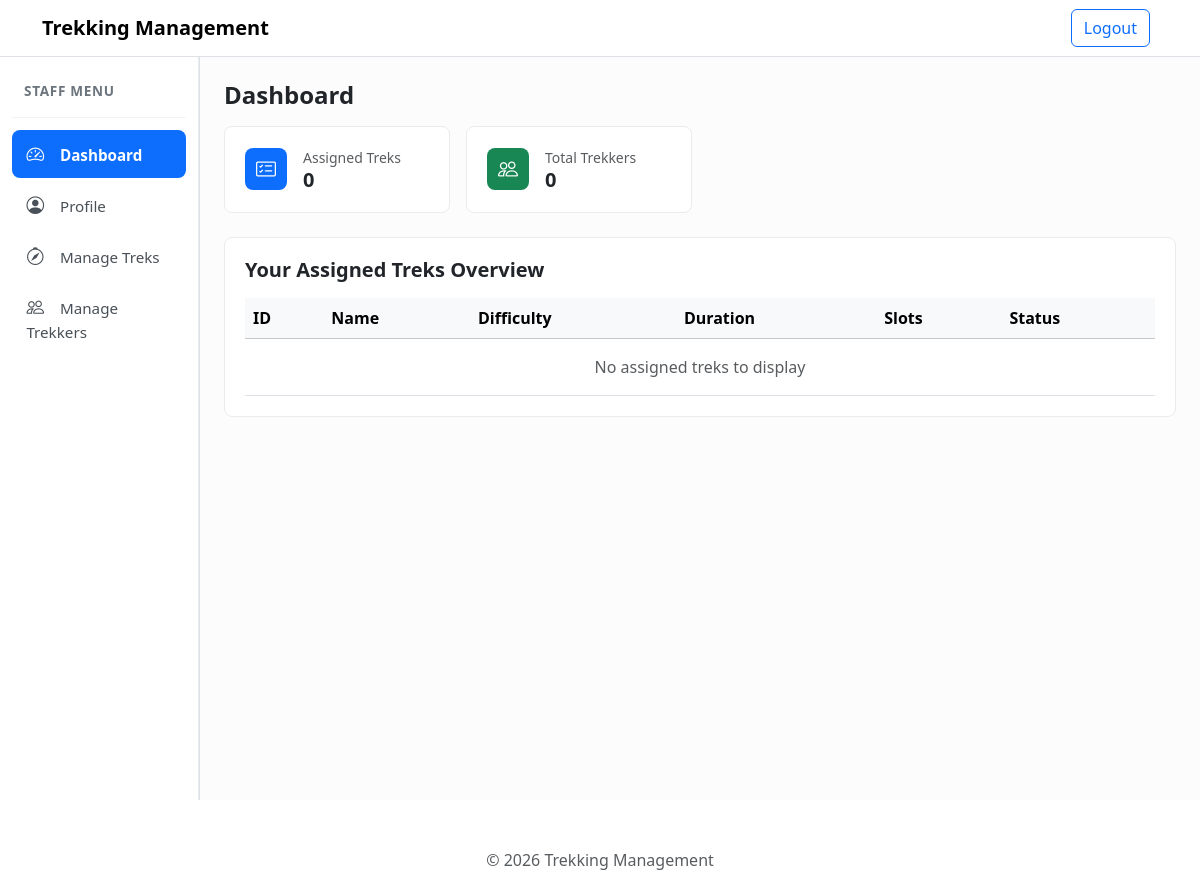
Page /staff-dashboard (signed in) on the earlier database version.
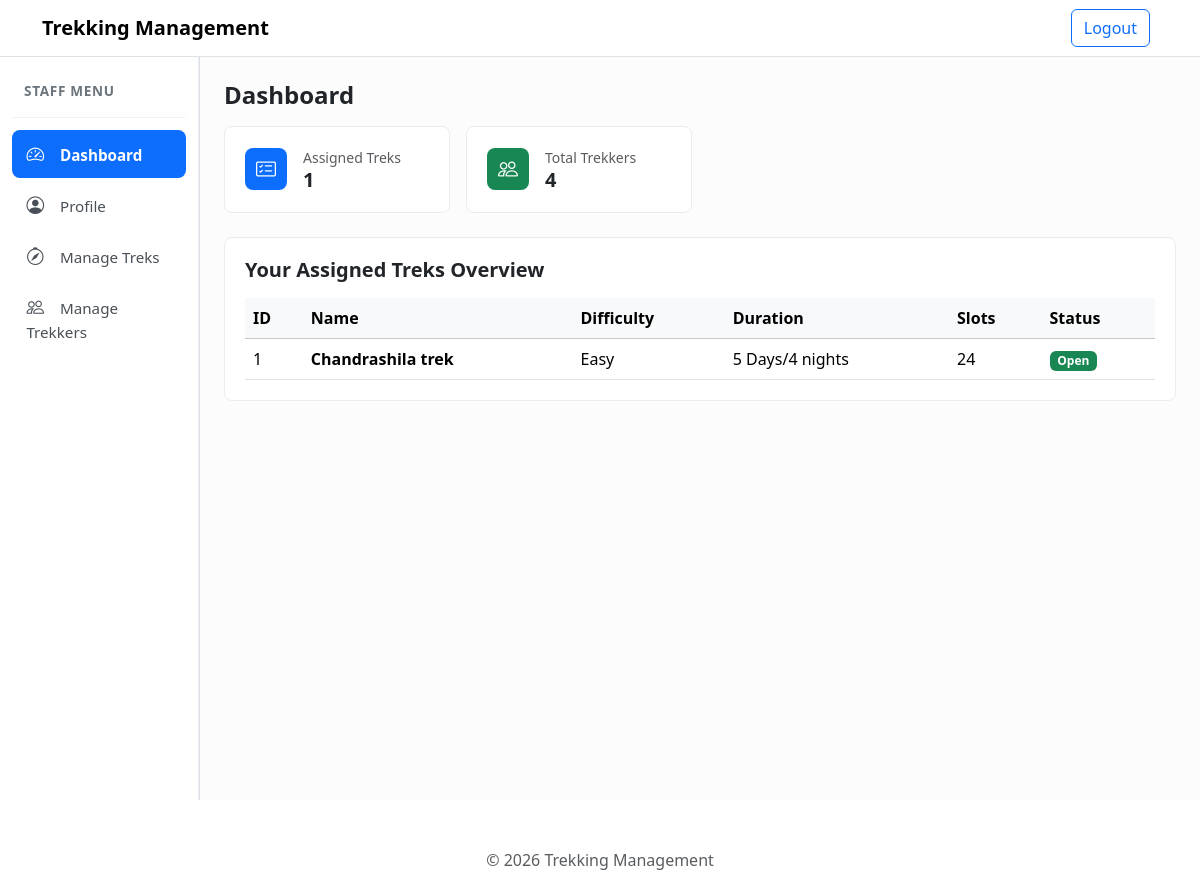
Same page on the later database version.
### models.py (models this page shows)
class trek(db.Model):
    id = db.Column(
        db.Integer,
        primary_key=True
    )
    name = db.Column(
        db.String(200),
        nullable=False
    )
    difficulty = db.Column(
        db.String(200),
        nullable=False,
    )
    duration = db.Column(
        db.String(200),
    )
    available_slots = db.Column(
        db.Integer
    )
    assigned_staff_id = db.Column(
        db.Integer,
        db.ForeignKey('user.id'),
        nullable=True
    )
    assigned_staff = db.relationship(
        'User',
        foreign_keys=[assigned_staff_id],
        backref='assigned_treks'
    )
    status = db.Column(
        db.String(200)
    )
    bookings = db.relationship(
        'Booking',
        backref='trek'
    )

### app.py (the view)
@app.route('/staff-dashboard')
def staff_dashboard():
    if 'user_id' not in session:
        return redirect('/login')
    active_tab = request.args.get('tab', 'dashboard')
    user_id = session.get('user_id')
    current_user = User.query.get(user_id)
    assigned_treks = trek.query.filter(trek.assigned_staff_id == user_id).all()
    assigned_trek_ids = [t.id for t in assigned_treks]
    assigned_bookings = Booking.query.filter(Booking.trek_id.in_(assigned_trek_ids)).all()
    return render_template(
        'staff_dashboard.html',
        active_tab = active_tab,
        current_user = current_user,
        assigned_treks = assigned_treks,
        assinged_bookings = assigned_bookings
        )

### templates/staff_dashboard.html (shortened to what this page needs)
{% extends 'base.html' %}
{% block container %}
<div class="container-fluid px-0">
    <div class="row g-0">
        <div class="col-lg-2 col-md-3 border-end bg-white">
            <div class="sidebar-wrapper">
                <div class="sidebar-brand-title">
                    Staff Menu
                </div>
                <div class="sidebar-nav nav flex-column nav-pills" id="staff-tab" role="tablist">
                    <button class="nav-link {% if active_tab == 'dashboard' or not active_tab %}active{% endif %}"
                        id="tab-dashboard" data-bs-toggle="pill" data-bs-target="#content-dashboard" type="button"
                        role="tab"
                        aria-selected="{% if active_tab == 'dashboard' or not active_tab %}true{% else %}false{% endif %}">
                        <span><i class="bi bi-speedometer2"></i> Dashboard</span>
                    </button>
                    <button class="nav-link {% if active_tab == 'profile' %}active{% endif %}" id="tab-profile"
                        data-bs-toggle="pill" data-bs-target="#content-profile" type="button" role="tab"
                        aria-selected="{% if active_tab == 'profile' %}true{% else %}false{% endif %}">
                        <span><i class="bi bi-person-circle"></i> Profile</span>
                    </button>
                    <button
                        class="nav-link {% if active_tab == 'manage-treks' or active_tab == 'assigned-treks' %}active{% endif %}"
                        id="tab-manage-treks" data-bs-toggle="pill" data-bs-target="#content-manage-treks" type="button"
                        role="tab"
                        aria-selected="{% if active_tab == 'manage-treks' or active_tab == 'assigned-treks' %}true{% else %}false{% endif %}">
                        <span><i class="bi bi-compass"></i> Manage Treks</span>
                    </button>
                    <button class="nav-link {% if active_tab == 'manage-trekkers' %}active{% endif %}"
                        id="tab-manage-trekkers" data-bs-toggle="pill" data-bs-target="#content-manage-trekkers"
                        type="button" role="tab"
                        aria-selected="{% if active_tab == 'manage-trekkers' %}true{% else %}false{% endif %}">
                        <span><i class="bi bi-people"></i> Manage Trekkers</span>
                    </button>
                </div>
            </div>
        </div>
        <div class="col-lg-10 col-md-9 p-4 bg-light-subtle">
            <div class="tab-content" id="staff-tabContent">
                <div class="tab-pane fade {% if active_tab == 'dashboard' or not active_tab %}show active{% endif %}"
                    id="content-dashboard" role="tabpanel" aria-labelledby="tab-dashboard">
                    <h4 class="fw-bold mb-3">Dashboard</h4>
                    <div class="row g-3 mb-4">
                        <div class="col-sm-6 col-lg-3">
                            <div class="stat-card">
                                <div class="d-flex align-items-center">
                                    <div class="stat-icon bg-primary text-white me-3">
                                        <i class="bi bi-card-checklist"></i>
                                    </div>
                                    <div>
                                        <div class="text-muted small">Assigned Treks</div>
                                        <h5 class="fw-bold mb-0">{{ assigned_treks|length }}</h5>
                                    </div>
                                </div>
                            </div>
                        </div>
                        <div class="col-sm-6 col-lg-3">
                            <div class="stat-card">
                                <div class="d-flex align-items-center">
                                    <div class="stat-icon bg-success text-white me-3">
                                        <i class="bi bi-people"></i>
                                    </div>
                                    <div>
                                        <div class="text-muted small">Total Trekkers</div>
                                        <h5 class="fw-bold mb-0">{{ assinged_bookings|length }}</h5>
                                    </div>
                                </div>
                            </div>
                        </div>
                    </div>
                    <div class="card-panel">
                        <h5 class="fw-bold mb-3">Your Assigned Treks Overview</h5>
                        <div class="table-responsive">
                            <table class="table table-hover align-middle mb-0">
                                <thead class="table-light">
                                    <tr>
                                        <th>ID</th>
                                        <th>Name</th>
                                        <th>Difficulty</th>
                                        <th>Duration</th>
                                        <th>Slots</th>
                                        <th>Status</th>
                                    </tr>
                                </thead>
                                <tbody>
                                    {% if assigned_treks %}
                                    {% for trek in assigned_treks %}
                                    <tr>
                                        <td>{{ loop.index }}</td>
                                        <td class="fw-semibold">{{ trek.name }}</td>
                                        <td>{{ trek.difficulty }}</td>
                                        <td>{{ trek.duration }}</td>
                                        <td>{{ trek.available_slots }}</td>
                                        <td>
                                            {% if trek.status == 'Open' or trek.status == 'Active' %}
                                            <span class="badge bg-success">Open</span>
                                            {% elif trek.status == 'Started' %}
                                            <span class="badge bg-primary">Started</span>
                                            {% elif trek.status == 'Ongoing' %}
                                            <span class="badge bg-info text-dark">Ongoing</span>
                                            {% elif trek.status == 'Completed' %}
                                            <span class="badge bg-secondary">Completed</span>
                                            {% else %}
                                            <span class="badge bg-danger">Closed</span>
                                            {% endif %}
                                        </td>
                                    </tr>
                                    {% endfor %}
                                    {% else %}
                                    <tr>
                                        <td colspan="6" class="text-center text-muted py-3">No assigned treks to display
                                        </td>
                                    </tr>
                                    {% endif %}
                                </tbody>
                            </table>
                        </div>
                    </div>
                </div>
            </div>
        </div>
    </div>
</div>
{% endblock %}

### templates/base.html (shortened to what this page needs)
<!DOCTYPE html>
<html lang="en">
<head>
    <link href="https://cdn.jsdelivr.net/npm/bootstrap@5.3.3/dist/css/bootstrap.min.css" rel="stylesheet">
    <link rel="stylesheet" href="https://cdn.jsdelivr.net/npm/bootstrap-icons@1.11.3/font/bootstrap-icons.min.css">
    <link rel="stylesheet" href="{{ url_for('static', filename='css/style.css') }}">
</head>
<body>
    <nav class="navbar navbar-light bg-white border-bottom">
        <div class="container">
            <a class="navbar-brand fw-bold" href="/">
                Trekking Management
            </a>
            <div>
                {% if 'user_id' not in session %}
                <a href="/login" class="btn btn-outline-primary me-2">
                    Login
                </a>
                <a href="/register" class="btn btn-outline-primary">
                    Register
                </a>
                {% else %}
                <a href="/logout" class="btn btn-outline-primary me-2">
                    Logout
                </a>
                {% endif %}
            </div>
        </div>
    </nav>
    {% block container %}{% endblock %}
    <footer class="text-center mt-5">
        <p class="text-muted">
            © 2026 Trekking Management
        </p>
    </footer>
</body>
</html>

### static/css/style.css (style rules this page uses)
.sidebar-wrapper { min-height: calc(100vh - 57px); background-color: #ffffff; border-right: 1px solid #e9ecef; padding: 1rem 0.75rem; }
.sidebar-brand-title { padding: 0.5rem 0.75rem 1rem; font-size: 0.85rem; font-weight: 700; text-transform: uppercase; letter-spacing: 0.05em; color: #6c757d; border-bottom: 1px solid #f1f3f5; margin-bottom: 0.75rem; }
.sidebar-nav .nav-link { color: #495057; font-size: 0.95rem; font-weight: 500; padding: 0.65rem 0.9rem; border-radius: 0.5rem; margin-bottom: 0.25rem; display: flex; align-items: center; justify-content: space-between; transition: all 0.15s ease-in-out; text-decoration: none; border: none; background: transparent; width: 100%; text-align: left; }
.sidebar-nav .nav-link i { font-size: 1.1rem; margin-right: 0.75rem; }
.sidebar-nav .nav-link.active { color: #ffffff; background-color: #0d6efd; font-weight: 600; }
.sidebar-nav .nav-link.active i { color: #ffffff; }
.stat-card { background-color: #ffffff; border: 1px solid #e9ecef; border-radius: 0.5rem; padding: 1.25rem; }
.stat-icon { width: 42px; height: 42px; border-radius: 0.5rem; display: flex; align-items: center; justify-content: center; font-size: 1.25rem; }
.card-panel { background: #ffffff; border: 1px solid #e9ecef; border-radius: 0.5rem; padding: 1.25rem; }

Differences in the rows shown:
now on this page (row edited): trek: name "Chandrashila trek", difficulty "Easy", duration "5 Days/4 nights", available_slots "24", status "Open"
Other differences:
{{ assigned_treks|length }}: "0" → "1"
{{ assinged_bookings|length }}: "0" → "4"
text no longer shown: "No assigned treks to display"
